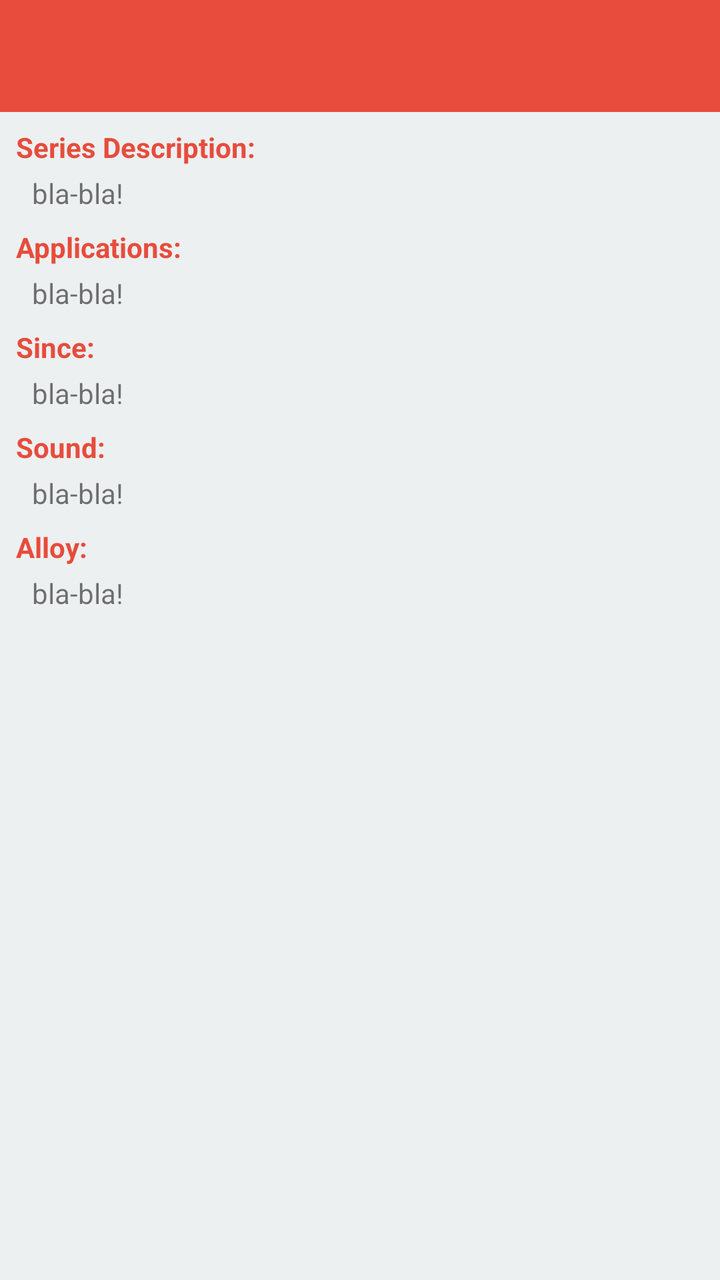
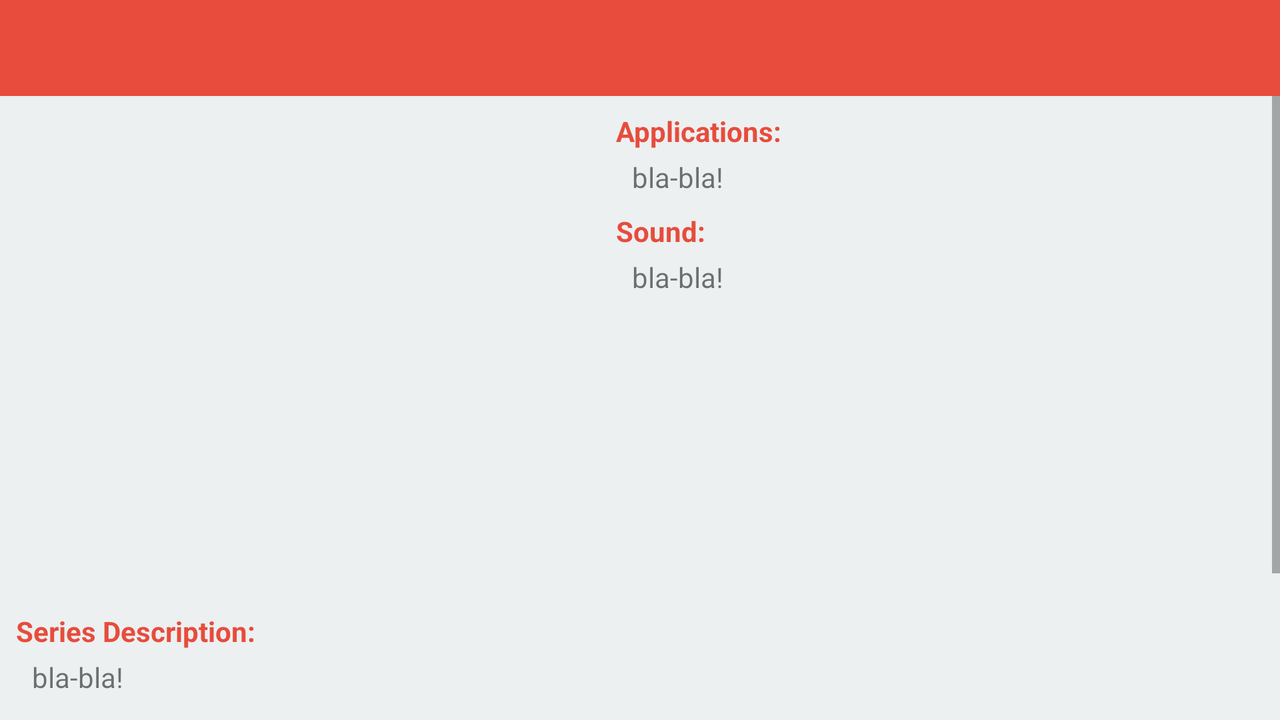

One screen, two layout resources from the same app: the default and the repository's alternative for another configuration. Each is rendered where Android would select it; the XML of both is given below.
<!-- AndroidManifest.xml: application theme AppTheme -->
<!-- res/layout/fragment_cymbal_description.xml -->
<?xml version="1.0" encoding="utf-8"?>
<LinearLayout xmlns:android="http://schemas.android.com/apk/res/android"
    xmlns:app="http://schemas.android.com/apk/res-auto"
    xmlns:tools="http://schemas.android.com/tools"
    android:layout_width="match_parent"
    android:layout_height="match_parent"
    android:background="@color/background"
    android:orientation="vertical">

    <android.support.design.widget.AppBarLayout
        android:layout_width="match_parent"
        android:layout_height="wrap_content"
        android:theme="@style/AppTheme.PopupOverlay">

        <android.support.v7.widget.Toolbar
            android:id="@+id/toolbar"
            android:layout_width="match_parent"
            android:layout_height="?attr/actionBarSize"
            android:background="?attr/colorPrimary"
            app:popupTheme="@style/AppTheme.PopupOverlay" />
    </android.support.design.widget.AppBarLayout>

    <ScrollView
        android:layout_width="match_parent"
        android:layout_height="match_parent">

        <RelativeLayout
            android:layout_width="match_parent"
            android:layout_height="wrap_content">

            <ImageView
                android:id="@+id/seriesLogo"
                android:layout_width="match_parent"
                android:layout_height="wrap_content"
                android:scaleType="fitCenter"
                android:adjustViewBounds="true"
                tools:ignore="ContentDescription"
                tools:srcCompat="@drawable/main_alphaseries" />

            <TextView
                android:id="@+id/seriesDescriptionStaticText"
                android:layout_width="match_parent"
                android:layout_height="wrap_content"
                android:layout_below="@+id/seriesLogo"
                android:layout_alignParentStart="true"
                android:layout_alignParentLeft="true"
                android:layout_marginStart="8dp"
                android:layout_marginLeft="8dp"
                android:layout_marginTop="8dp"
                android:text="@string/series_description"
                android:textColor="?attr/colorPrimary"
                android:textStyle="bold"
                app:layout_constraintStart_toStartOf="parent"
                app:layout_constraintTop_toBottomOf="@+id/seriesLogo" />

            <TextView
                android:id="@+id/seriesDescriptionText"
                android:layout_width="match_parent"
                android:layout_height="wrap_content"
                android:layout_below="@id/seriesDescriptionStaticText"
                android:layout_alignParentBottom="false"
                android:layout_marginStart="16dp"
                android:layout_marginLeft="16dp"
                android:layout_marginTop="4dp"
                android:layout_marginEnd="8dp"
                android:layout_marginRight="8dp"
                android:text=""
                app:layout_constraintEnd_toEndOf="parent"
                app:layout_constraintStart_toStartOf="parent"
                app:layout_constraintTop_toBottomOf="@+id/seriesDescriptionStaticText"
                tools:text="bla-bla!" />

            <TextView
                android:id="@+id/seriesDescriptionApplicationStaticText"
                android:layout_width="match_parent"
                android:layout_height="wrap_content"
                android:layout_below="@id/seriesDescriptionText"
                android:layout_alignParentBottom="false"
                android:layout_marginStart="8dp"
                android:layout_marginLeft="8dp"
                android:layout_marginTop="8dp"
                android:text="@string/series_description_applications"
                android:textColor="?attr/colorPrimary"
                android:textStyle="bold"
                app:layout_constraintStart_toStartOf="parent"
                app:layout_constraintTop_toBottomOf="@+id/seriesDescriptionText" />

            <TextView
                android:id="@+id/seriesDescriptionApplicationText"
                android:layout_width="match_parent"
                android:layout_height="wrap_content"
                android:layout_below="@id/seriesDescriptionApplicationStaticText"
                android:layout_alignParentBottom="false"
                android:layout_marginStart="16dp"
                android:layout_marginLeft="16dp"
                android:layout_marginTop="4dp"
                android:layout_marginEnd="8dp"
                android:layout_marginRight="8dp"
                android:text=""
                app:layout_constraintEnd_toEndOf="parent"
                app:layout_constraintStart_toStartOf="parent"
                app:layout_constraintTop_toBottomOf="parent"
                tools:text="bla-bla!" />

            <TextView
                android:id="@+id/seriesDescriptionStaticSince"
                android:layout_width="match_parent"
                android:layout_height="wrap_content"
                android:layout_below="@id/seriesDescriptionApplicationText"
                android:layout_alignParentBottom="false"
                android:layout_marginStart="8dp"
                android:layout_marginLeft="8dp"
                android:layout_marginTop="8dp"
                android:text="@string/series_description_since"
                android:textColor="?attr/colorPrimary"
                android:textStyle="bold"
                app:layout_constraintEnd_toEndOf="parent"
                app:layout_constraintStart_toStartOf="parent"
                app:layout_constraintTop_toTopOf="@+id/seriesDescriptionApplicationText" />

            <TextView
                android:id="@+id/seriesDescriptionSince"
                android:layout_width="match_parent"
                android:layout_height="wrap_content"
                android:layout_below="@id/seriesDescriptionStaticSince"
                android:layout_alignParentBottom="false"
                android:layout_marginStart="16dp"
                android:layout_marginLeft="16dp"
                android:layout_marginTop="4dp"
                android:layout_marginEnd="8dp"
                android:layout_marginRight="8dp"
                android:text=""
                app:layout_constraintEnd_toEndOf="parent"
                app:layout_constraintStart_toStartOf="parent"
                app:layout_constraintTop_toTopOf="@+id/seriesDescriptionStaticSince"
                tools:text="bla-bla!" />

            <TextView
                android:id="@+id/seriesDescriptionStaticSound"
                android:layout_width="match_parent"
                android:layout_height="wrap_content"
                android:layout_below="@id/seriesDescriptionSince"
                android:layout_alignParentBottom="false"
                android:layout_marginStart="8dp"
                android:layout_marginLeft="8dp"
                android:layout_marginTop="8dp"
                android:text="@string/series_description_sound"
                android:textColor="?attr/colorPrimary"
                android:textStyle="bold"
                app:layout_constraintEnd_toEndOf="parent"
                app:layout_constraintStart_toStartOf="parent"
                app:layout_constraintTop_toTopOf="@+id/seriesDescriptionSince" />

            <TextView
                android:id="@+id/seriesDescriptionSound"
                android:layout_width="match_parent"
                android:layout_height="wrap_content"
                android:layout_below="@id/seriesDescriptionStaticSound"
                android:layout_alignParentBottom="false"
                android:layout_marginStart="16dp"
                android:layout_marginLeft="16dp"
                android:layout_marginTop="4dp"
                android:layout_marginEnd="8dp"
                android:layout_marginRight="8dp"
                android:text=""
                app:layout_constraintEnd_toEndOf="parent"
                app:layout_constraintStart_toStartOf="parent"
                app:layout_constraintTop_toTopOf="@+id/seriesDescriptionApplicationText"
                tools:text="bla-bla!" />

            <TextView
                android:id="@+id/seriesDescriptionStaticAlloy"
                android:layout_width="match_parent"
                android:layout_height="wrap_content"
                android:layout_below="@id/seriesDescriptionSound"
                android:layout_alignParentBottom="false"
                android:layout_marginStart="8dp"
                android:layout_marginLeft="8dp"
                android:layout_marginTop="8dp"
                android:text="@string/series_description_alloy"
                android:textColor="?attr/colorPrimary"
                android:textStyle="bold"
                app:layout_constraintEnd_toEndOf="parent"
                app:layout_constraintStart_toStartOf="parent"
                app:layout_constraintTop_toTopOf="@+id/seriesDescriptionSound" />

            <TextView
                android:id="@+id/seriesDescriptionAlloy"
                android:layout_width="match_parent"
                android:layout_height="wrap_content"
                android:layout_below="@id/seriesDescriptionStaticAlloy"
                android:layout_alignParentBottom="false"
                android:layout_marginStart="16dp"
                android:layout_marginLeft="16dp"
                android:layout_marginTop="4dp"
                android:layout_marginEnd="8dp"
                android:layout_marginRight="8dp"
                android:layout_marginBottom="8dp"
                android:text=""
                app:layout_constraintEnd_toEndOf="parent"
                app:layout_constraintStart_toStartOf="parent"
                app:layout_constraintTop_toTopOf="@+id/seriesDescriptionSound"
                tools:text="bla-bla!" />

        </RelativeLayout>
    </ScrollView>
</LinearLayout>
<!-- resources referenced by this layout -->
<resources>
  <color name="background">#ecf0f1</color>
  <string name="series_description">Series Description:</string>
  <string name="series_description_alloy">Alloy:</string>
  <string name="series_description_applications">Applications:</string>
  <string name="series_description_since">Since:</string>
  <string name="series_description_sound">Sound:</string>
  <style name="AppTheme.PopupOverlay" parent="ThemeOverlay.AppCompat.Dark.ActionBar" />
  <style name="AppTheme" parent="Theme.AppCompat.Light.NoActionBar">
          <item name="coordinatorLayoutStyle">@style/Widget.Design.CoordinatorLayout</item>
          <item name="colorPrimary">@color/colorPrimary</item>
          <item name="colorPrimaryDark">@color/colorPrimaryDark</item>
          <item name="colorAccent">@color/colorAccent</item>
  
      </style>
  <color name="colorPrimary">#e74c3c</color>
  <color name="colorPrimaryDark">#c0392b</color>
  <color name="colorAccent">#4043ff</color>
</resources>
<!-- res/layout-land/fragment_cymbal_description.xml (the repository's variant of the layout above) -->
<!-- drawn on the phone turned sideways -->
<?xml version="1.0" encoding="utf-8"?>
<LinearLayout xmlns:android="http://schemas.android.com/apk/res/android"
    xmlns:app="http://schemas.android.com/apk/res-auto"
    xmlns:tools="http://schemas.android.com/tools"
    android:layout_width="match_parent"
    android:layout_height="match_parent"
    android:background="@color/background"
    android:orientation="vertical">

    <com.google.android.material.appbar.AppBarLayout
        android:layout_width="match_parent"
        android:layout_height="wrap_content"
        android:theme="@style/AppTheme.PopupOverlay">

        <androidx.appcompat.widget.Toolbar
            android:id="@+id/toolbar"
            android:layout_width="match_parent"
            android:layout_height="?attr/actionBarSize"
            android:background="?attr/colorPrimary"
            app:popupTheme="@style/AppTheme.PopupOverlay" />
    </com.google.android.material.appbar.AppBarLayout>

    <ScrollView
        android:layout_width="match_parent"
        android:layout_height="match_parent">

        <RelativeLayout
            android:layout_width="match_parent"
            android:layout_height="wrap_content"
            android:paddingBottom="8dp">

            <ImageView
                android:id="@+id/seriesLogo"
                android:layout_width="300dp"
                android:layout_height="250dp"
                android:adjustViewBounds="true"
                android:longClickable="false"
                android:scaleType="centerCrop"
                app:layout_constraintEnd_toEndOf="parent"
                app:layout_constraintStart_toStartOf="parent"
                app:layout_constraintTop_toTopOf="parent"
                tools:ignore="ContentDescription"
                tools:srcCompat="@drawable/main_alphaseries" />

            <TextView
                android:id="@+id/seriesDescriptionApplicationStaticText"
                android:layout_width="match_parent"
                android:layout_height="wrap_content"
                android:layout_alignParentBottom="false"
                android:layout_marginStart="8dp"
                android:layout_marginTop="8dp"
                android:layout_toEndOf="@+id/seriesLogo"
                android:text="@string/series_description_applications"
                android:textColor="?attr/colorPrimary"
                android:textStyle="bold"
                app:layout_constraintEnd_toEndOf="parent"
                app:layout_constraintStart_toStartOf="parent"
                app:layout_constraintTop_toTopOf="parent" />

            <TextView
                android:id="@+id/seriesDescriptionApplicationText"
                android:layout_width="match_parent"
                android:layout_height="wrap_content"
                android:layout_below="@id/seriesDescriptionApplicationStaticText"
                android:layout_alignParentBottom="false"
                android:layout_marginStart="16dp"
                android:layout_marginTop="4dp"
                android:layout_marginEnd="8dp"
                android:layout_toEndOf="@+id/seriesLogo"
                android:text=""
                app:layout_constraintEnd_toEndOf="parent"
                app:layout_constraintStart_toStartOf="parent"
                app:layout_constraintTop_toBottomOf="parent"
                app:layout_constraintTop_toTopOf="parent"
                tools:text="bla-bla!" />

            <TextView
                android:id="@+id/seriesDescriptionStaticSound"
                android:layout_width="match_parent"
                android:layout_height="wrap_content"
                android:layout_below="@id/seriesDescriptionApplicationText"
                android:layout_alignParentBottom="false"
                android:layout_marginStart="8dp"
                android:layout_marginTop="8dp"
                android:layout_toEndOf="@+id/seriesLogo"
                android:text="@string/series_description_sound"
                android:textColor="?attr/colorPrimary"
                android:textStyle="bold"
                app:layout_constraintEnd_toEndOf="parent"
                app:layout_constraintStart_toStartOf="parent" />

            <TextView
                android:id="@+id/seriesDescriptionSound"
                android:layout_width="match_parent"
                android:layout_height="wrap_content"
                android:layout_below="@id/seriesDescriptionStaticSound"
                android:layout_alignParentBottom="false"
                android:layout_marginStart="16dp"
                android:layout_marginTop="4dp"
                android:layout_marginEnd="8dp"
                android:layout_toEndOf="@+id/seriesLogo"
                android:text=""
                app:layout_constraintTop_toTopOf="parent"
                tools:text="bla-bla!" />

            <TextView
                android:id="@+id/seriesDescriptionStaticAlloy"
                android:layout_width="match_parent"
                android:layout_height="wrap_content"
                android:layout_below="@id/seriesDescriptionSince"
                android:layout_alignParentStart="true"
                android:layout_marginStart="8dp"
                android:layout_marginTop="8dp"
                android:text="@string/series_description_alloy"
                android:textColor="?attr/colorPrimary"
                android:textStyle="bold"
                app:layout_constraintEnd_toEndOf="parent"
                app:layout_constraintStart_toStartOf="parent"
                app:layout_constraintTop_toTopOf="@+id/seriesDescriptionSound" />

            <TextView
                android:id="@+id/seriesDescriptionAlloy"
                android:layout_width="match_parent"
                android:layout_height="wrap_content"
                android:layout_below="@id/seriesDescriptionStaticAlloy"
                android:layout_alignParentStart="true"
                android:layout_alignParentBottom="false"
                android:layout_marginStart="16dp"
                android:layout_marginTop="4dp"
                android:layout_marginEnd="8dp"
                android:text=""
                app:layout_constraintEnd_toEndOf="parent"
                app:layout_constraintStart_toStartOf="parent"
                app:layout_constraintTop_toTopOf="@+id/seriesDescriptionStaticAlloy"
                tools:text="bla-bla!" />

            <TextView
                android:id="@+id/seriesDescriptionStaticText"
                android:layout_width="wrap_content"
                android:layout_height="wrap_content"
                android:layout_below="@+id/seriesLogo"
                android:layout_alignParentStart="true"
                android:layout_marginStart="8dp"
                android:layout_marginTop="8dp"
                android:text="@string/series_description"
                android:textColor="?attr/colorPrimary"
                android:textStyle="bold"
                app:layout_constraintEnd_toEndOf="parent" />

            <TextView
                android:id="@+id/seriesDescriptionText"
                android:layout_width="match_parent"
                android:layout_height="wrap_content"
                android:layout_below="@id/seriesDescriptionStaticText"
                android:layout_alignParentBottom="false"
                android:layout_marginStart="16dp"
                android:layout_marginTop="4dp"
                android:layout_marginEnd="8dp"
                android:text=""
                app:layout_constraintEnd_toEndOf="parent"
                app:layout_constraintStart_toStartOf="parent"
                app:layout_constraintTop_toBottomOf="@+id/seriesDescriptionStaticText"
                tools:text="bla-bla!" />


            <TextView
                android:id="@+id/seriesDescriptionStaticSince"
                android:layout_width="match_parent"
                android:layout_height="wrap_content"
                android:layout_below="@id/seriesDescriptionText"
                android:layout_alignParentBottom="false"
                android:layout_marginStart="8dp"
                android:layout_marginTop="8dp"
                android:text="@string/series_description_since"
                android:textColor="?attr/colorPrimary"
                android:textStyle="bold"
                app:layout_constraintEnd_toEndOf="parent"
                app:layout_constraintStart_toStartOf="parent"
                app:layout_constraintTop_toTopOf="@+id/seriesDescriptionText" />

            <TextView
                android:id="@+id/seriesDescriptionSince"
                android:layout_width="match_parent"
                android:layout_height="wrap_content"
                android:layout_below="@id/seriesDescriptionStaticSince"
                android:layout_alignParentStart="true"
                android:layout_alignParentBottom="false"
                android:layout_marginStart="16dp"
                android:layout_marginTop="4dp"
                android:layout_marginEnd="8dp"
                android:layout_toEndOf="@+id/seriesLogo"
                android:text=""
                app:layout_constraintEnd_toEndOf="parent"
                app:layout_constraintStart_toStartOf="parent"
                app:layout_constraintTop_toTopOf="parent"
                tools:text="bla-bla!" />
        </RelativeLayout>
    </ScrollView>
</LinearLayout>
